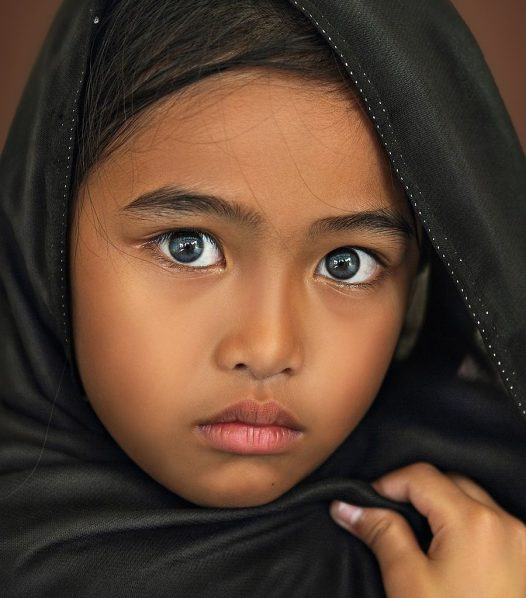
#> input picture huamn.jpg, 526 x 598 px
$ jupyter execute ascii-img.ipynb   (shell and % lines are left out)
#> lines starting #> are read from the running program, lines starting #| are printed output that depends on the picture
#> the answer given: huamn.jpg
[cell 1]
import cv2

[cell 2]
def load_image(image_path):
    # Load an image in grayscale
#> called with image_path = 'huamn.jpg'
    return cv2.imread(image_path, cv2.IMREAD_GRAYSCALE)
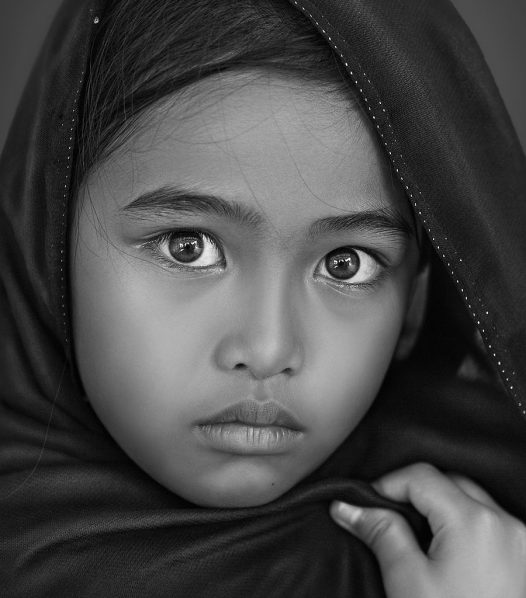
#> returned value: shape (598, 526); min 0, max 250, mean 71.8

[cell 3]
def resize_image(image, new_width=100):
    # Compute the ratio of the new width to the old width, and adjust height accordingly
#> called with new_width = 100
    ratio = new_width / image.shape[1]
#> ratio = 0.19
    new_height = int(image.shape[0] * ratio)
#> new_height = 113
    return cv2.resize(image, (new_width, new_height))
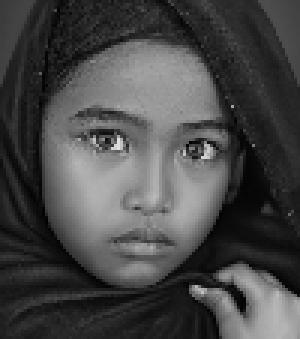
#> returned value: shape (113, 100) (shown 3 times larger); min 2, max 226, mean 71.6

[cell 4]
def pixel_to_ascii(image):
    # Map grayscale values to ASCII characters
    ascii_chars = "@%#*+=-:. "
    new_image = []
    for row in image:
        new_image.append(''.join([ascii_chars[pixel//32] for pixel in row]))
#> this loop made 113 passes
#> after the loop, new_image = 113 items
    return "\n".join(new_image)

[cell 5]
if __name__ == "__main__":
    image_path_ = input("Enter the path to the image file: ")
    image_ = load_image(image_path_)
    if image_ is None:
        print("Error loading image.")
    else:
        image_ = resize_image(image_)
        ascii_art = pixel_to_ascii(image_)
        print(ascii_art)
